Frame 1 (no input): blank canvas, image omitted
Frame 60 (the mouse pressed at the canvas centre just before this capture): blank canvas, image omitted
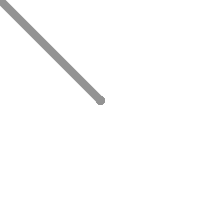
Frame 120 (the mouse held since frame 60 and released just before this capture)

The Processing sketch whose frames 1 and 60 were blank and that drew this single picture after the mouse press (run headless with seeded random() and noise(); from frame 60 on, the mouse is pressed at the canvas centre):

// Processing sketch: day3_
// ── day3_.pde
int stroke = 8;


void setup(){
  size(200,200); //size of window
  background(255); //background color "white"
}

void draw(){
  
  stroke(147); //line color
  strokeWeight(stroke);
  if (mousePressed) {
  line(pmouseX,pmouseY,mouseX,mouseY);
  //draw a line, last position to current pos.
}
}
void keyPressed(){
  if(keyCode == UP){ //when up pressed
    stroke++; //increment stroke
 
}
  if(keyCode == DOWN){ //when down pressed
    stroke--;  //decrement . . .
}
}
